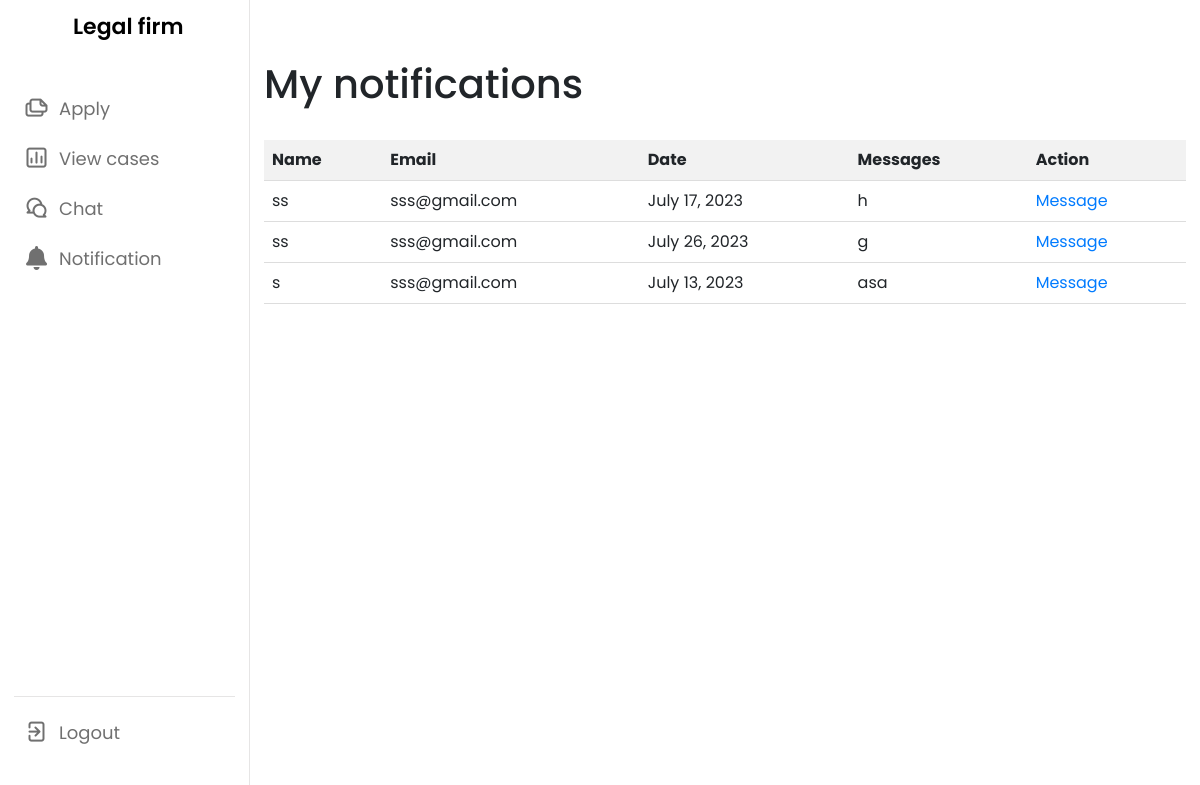
Before: /cliant_notif/ with the older database file.
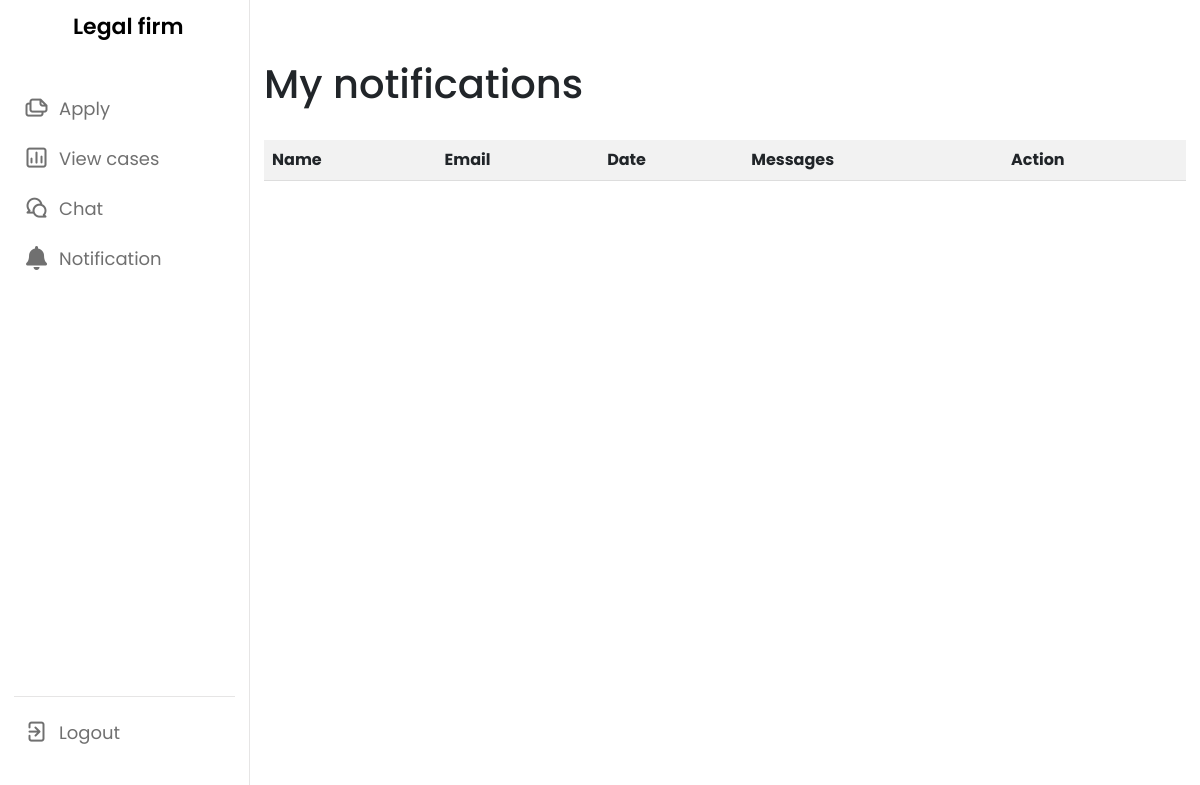
After: the same page with the newer database file.
### blog/models.py (models this page shows, shortened)
class Appointment(models.Model):
    names = models.CharField(max_length=100)
    emails = models.EmailField()
    dates = models.DateField()
    pdfs = models.FileField(upload_to='pdfs/')
    messages = models.TextField()

### blog/views.py (the view)
# urls.py: path('cliant_notif/', cliant_notification, name='cliant_notif'),
def cliant_notification(request):
    appointments = Appointment.objects.all()
    return render(request, "cliant_dashboard/notification.html", {'appointments': appointments})

### blog/views.py (called while the page is built)
def category_list(request):
    category_list = Category.objects.exclude(name='default')
    context = {
        "category_list": category_list,
    }
    return context

### templates/cliant_dashboard/notification.html (shortened to what this page needs)
{% block content %}
<!DOCTYPE html>
<html lang="en">
<head>
    <link rel="stylesheet" href="style.css">
    <link rel="stylesheet" href="https://cdn.jsdelivr.net/npm/bootstrap@4.0.0/dist/css/bootstrap.min.css">
    <link rel="stylesheet" href="https://unicons.iconscout.com/release/v4.0.0/css/line.css">
    <link rel="stylesheet" href="https://cdnjs.cloudflare.com/ajax/libs/font-awesome/5.15.3/css/all.min.css">
</head>
<body>
    <nav>
        <div class="logo-name">
            <span class="logo_name">Legal firm</span>
        </div>
        <div class="menu-items">
            <ul class="nav-links">
                <li><a href="{% url 'dashboard_client' %}">
                    <i class="uil uil-files-landscapes"></i>
                    <span class="link-name">Apply</span>
                </a></li>
                <li><a href="{% url 'status_applications' %}">
                    <i class="uil uil-chart"></i>
                    <span class="link-name">View cases</span>
                </a></li>
                <li><a href="{% url 'retrieve_data' %}">
                    <i class="uil uil-comments"></i>
                    <span class="link-name">Chat</span>
                </a></li>
                <li><a href="{% url 'cliant_notif' %}">
                    <i class="fas fa-bell"></i>
                    <span class="link-name">Notification</span>
                </a></li>
            </ul>
            <ul class="logout-mode">
                <li><a href="{% url 'client_logins' %}">
                    <i class="uil uil-signout"></i>
                    <span class="link-name">Logout</span>
                </a></li>
            </ul>
        </div>
    </nav>
    <section class="dashboard">
        <div class="dash-content">
            <div class="heading-container">
                <h1 class="center-heading">My notifications</h1>
              </div>
              <br>
              <table>
                <thead>
                    <tr>
                        <th>Name</th>
                        <th>Email</th>
                        <th>Date</th>
                        <th>Messages</th>
                        <th>Action</th>
                    </tr>
                </thead>
                <tbody>
                    {% for appointment in appointments %}
                    <tr>
                        <td>{{ appointment.names }}</td>
                        <td>{{ appointment.emails }}</td>
                        <td>
                            {{ appointment.dates }}
                        </td>
                        <td>{{ appointment.messages }}</td>
                        <td>
                            <a href="{% url 'retrieve_data' %}">Message</a>
                        </td>
                    </tr>
                    {% endfor %}
                </tbody>
            </table>
        </div>
    </section>
</body>
</html>
{%endblock%}

### templates/cliant_dashboard/notification.html (style rules this page uses)
* { margin: 0; padding: 0; box-sizing: border-box; font-family: 'Poppins', sans-serif; }
:root { --primary-color: #0E4BF1; --panel-color: #FFF; --text-color: #000; --black-light-color: #707070; --border-color: #e6e5e5; --toggle-color: #DDD; --box1-color: #4DA3FF; --box2-color: #FFE6AC; --box3-color: #E7D1FC; --title-icon-color: #fff; --tran-05: all 0.5s ease; --tran-03: all 0.3s ease; --tran-03: all 0.2s ease; }
body { min-height: 100vh; background-color: var(--primary-color); }
nav { position: fixed; top: 0; left: 0; height: 100%; width: 250px; padding: 10px 14px; background-color: var(--panel-color); border-right: 1px solid var(--border-color); transition: var(--tran-05); }
nav .logo-name { display: flex; align-items: center; }
nav .logo-name .logo_name { font-size: 22px; font-weight: 600; color: var(--text-color); margin-left: 14px; transition: var(--tran-05); }
nav .menu-items { margin-top: 40px; height: calc(100% - 90px); display: flex; flex-direction: column; justify-content: space-between; }
table { width: 100%; border-collapse: collapse; }
th, td { padding: 8px; text-align: left; border-bottom: 1px solid #ddd; }
th { background-color: #f2f2f2; }
.menu-items li { list-style: none; }
.menu-items li a { display: flex; align-items: center; height: 50px; text-decoration: none; position: relative; }
.menu-items li a i { font-size: 24px; min-width: 45px; height: 100%; display: flex; align-items: center; justify-content: center; color: var(--black-light-color); }
.menu-items li a .link-name { font-size: 18px; font-weight: 400; color: var(--black-light-color); transition: var(--tran-05); }
.menu-items .logout-mode { padding-top: 10px; border-top: 1px solid var(--border-color); }
.dashboard { position: relative; left: 250px; background-color: var(--panel-color); min-height: 100vh; width: calc(100% - 250px); padding: 10px 14px; transition: var(--tran-05); }
.dashboard .dash-content { padding-top: 50px; }

Changed rows visible on the page:
removed Appointment: names "ss", emails "sss@gmail.com", dates "July 17, 2023", messages "h"
removed Appointment: names "ss", emails "sss@gmail.com", dates "July 26, 2023", messages "g"
removed Appointment: names "s", emails "sss@gmail.com", dates "July 13, 2023", messages "asa"
